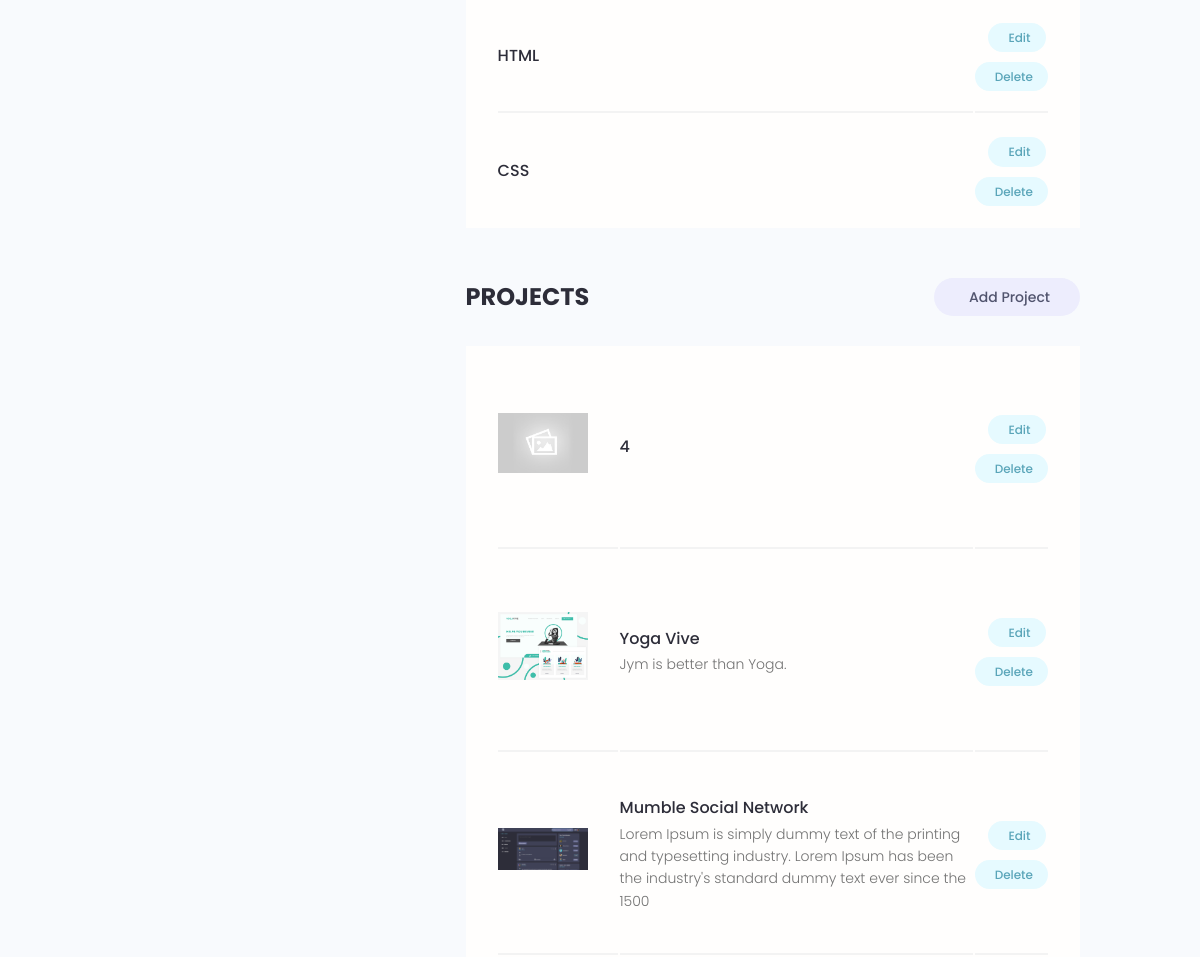
/account/ (signed in, middle part), run on an earlier commit of the app's database.
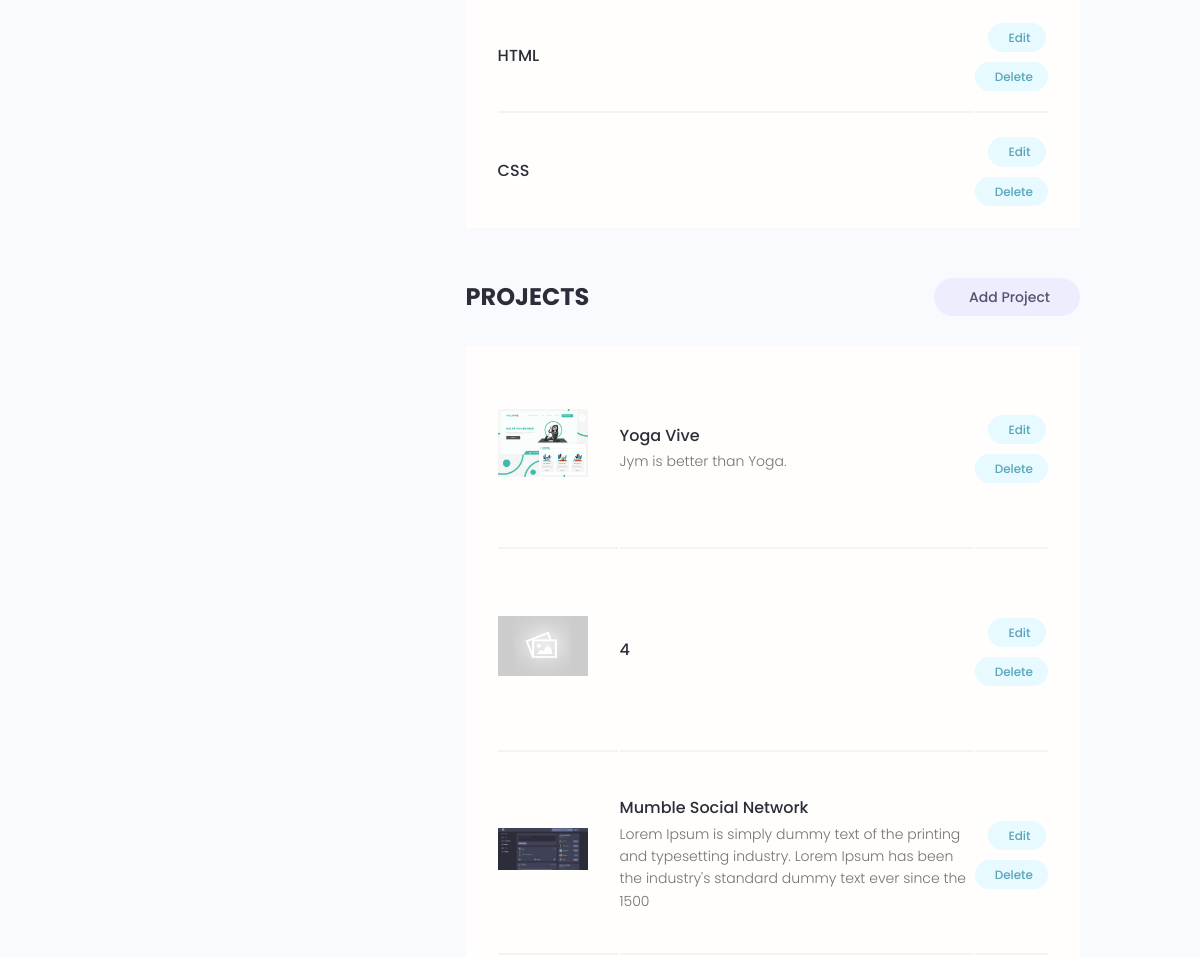
And on a later commit of the database.
### users/models.py (models this page shows, shortened)
class Skill(models.Model):
    owner = models.ForeignKey(Profile, on_delete=models.CASCADE, null=True, blank=True)
    name = models.CharField(max_length=200, blank=True, null=True)
    description = models.TextField(null=True, blank=True)
    created = models.DateTimeField(auto_now_add=True)
    id = models.UUIDField(default=uuid.uuid4, unique=True, primary_key=True, editable=False)

### projects/models.py (models this page shows, shortened)
class Project(models.Model):
    owner = models.ForeignKey(Profile, null=True, blank=True, on_delete=models.SET_NULL)
    title = models.CharField(max_length=200)
    description = models.TextField(null=True, blank=True)
    featured_image = models.ImageField(null=True, blank=True, default="default.jpg")
    demo_link = models.CharField(max_length=2000, null=True, blank=True)
    source_link = models.CharField(max_length=2000, null=True, blank=True)
    tags = models.ManyToManyField('Tag', blank=True)
    vote_total = models.IntegerField(default=0, null=True, blank=True)
    vote_ratio = models.IntegerField(default=0, null=True, blank=True)
    created = models.DateTimeField(auto_now_add=True)
    id = models.UUIDField(default=uuid.uuid4, unique=True, primary_key=True, editable=False)
    class Meta:
        ordering = ['-vote_ratio', '-vote_total', 'title']

### users/views.py (the view)
# urls.py: path('account/', views.userAccount, name="account"),
@login_required(login_url='login')
def userAccount(request):
    profile = request.user.profile
    skills = profile.skill_set.all()
    projects = profile.project_set.all()
    context = {'profile' : profile, 'skills' : skills, 'projects' : projects}
    return render(request, 'users/account.html', context)

### users/templates/users/account.html (shortened to what this page needs)
{% extends 'main.html' %}
{% block content%}
<main class="settingsPage profile my-md">
  <div class="container">
    <div class="layout">
      <div class="column column--1of3">
      </div>
      <div class="column column--2of3">
        <table class="settings__table">
          {% for skill in skills %}
          <tr>
            <td class="settings__tableInfo">
              <h4>{{skill.name}}</h4>
            </td>
            <td class="settings__tableActions">
              <a class="tag tag--pill tag--main settings__btn" href="{% url 'update-skill' skill.id %}"> Edit</a>
              <a class="tag tag--pill tag--main settings__btn" href="{% url 'delete-skill' skill.id %}?next=/account">
                Delete</a>
            </td>
          </tr>
          {% endfor %}
        </table>
        <div class="settings">
          <h3 class="settings__title">Projects</h3>
          <a class="tag tag--pill tag--sub settings__btn tag--lg" href="{% url 'create-project' %}"> Add Project</a>
        </div>
        <table class="settings__table">
          {% for project in projects %}
          <tr>
            <td class="settings__thumbnail">
              <a href="{% url 'project' project.id %}"><img src="{{ project.featured_image.url }}" alt="Project Thumbnail" /></a>
            </td>
            <td class="settings__tableInfo">
              <a href="{% url 'project' project.id %}">{{project.title}}</a>
              <p>
                {{project.description|slice:"150"}}
              </p>
            </td>
            <td class="settings__tableActions">
              <a class="tag tag--pill tag--main settings__btn" href="{% url 'update-project' project.id %}"> Edit</a>
              <a class="tag tag--pill tag--main settings__btn" href="{% url 'delete-project' project.id %}">
                Delete</a>
            </td>
          </tr>
          {% endfor %}
        </table>
      </div>
    </div>
  </div>
</main>
{% endblock %}

What changed in the data, as far as the page shows it:
changed Project "Yoga Vive": moves up the list
